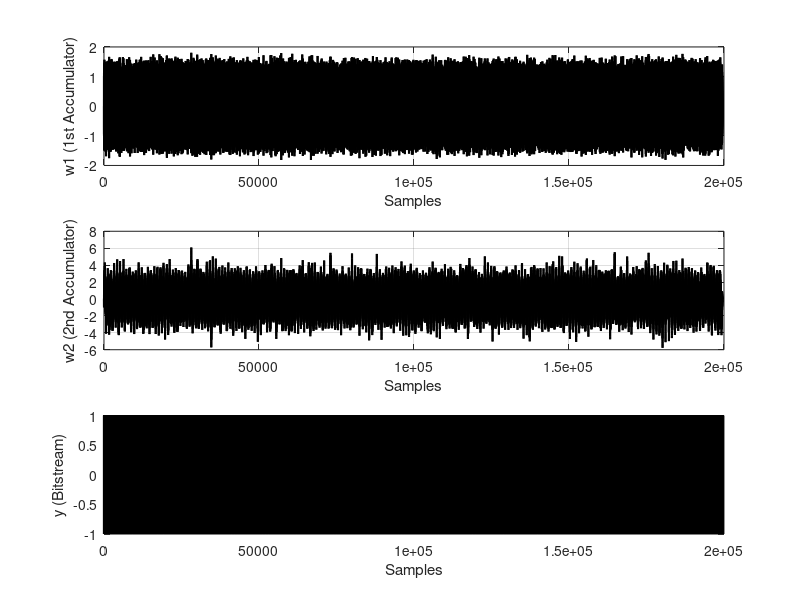

Recreate this plot in MATLAB. (Note: this script raises an error after producing the figure.)
% 2nd order sigma-delta with feed-forward loop filter

clear all; close all;

%%% [MOD] === Exercise 2.4: FF MOD2 -- 1st acc shape, scaling, delay-less ===

% Input and sampling definitions
fin        = 1.003;  % input frequency (kHz)
fs         = 1000;   % sampling frequency (kHz)
amplitude  = 0.7;
offset     = 0.00;
nr_periods = 200;

N = round(nr_periods*fs/fin);

in = offset + amplitude*sin(2*pi*[1:N]/(fs/fin));

% Pre-allocation of vectors
y = zeros(1,N); w1 = y; w2 = y; w12 = y; y(1) = 1;

% Feed Forward filter coefficients (unscaled baseline)
b1 = 1; b2 = 1;
c1 = 2; c2 = 1;

% Main modulator Loop
for a = 2:N
    w2(a)  = w2(a-1) + b2*w1(a-1);
    w1(a)  = w1(a-1)  + b1*(in(a-1) - y(a-1));
    w12(a) = c1*w1(a) + c2*w2(a);
    y(a)   = 2*(w12(a)>=0)-1;
end

%************************************************************************
% Time domain output (unscaled)
%************************************************************************

figure(1);
subplot(3,1,1); plot(w1,'k','LineWidth',1.5);
xlabel('Samples'); ylabel('w1 (1st Accumulator)');  grid on;
subplot(3,1,2); plot(w2,'k','LineWidth',1.5);
xlabel('Samples'); ylabel('w2 (2nd Accumulator)');  grid on;
subplot(3,1,3); plot(y,'k','LineWidth',1.5);
xlabel('Samples'); ylabel('y (Bitstream)');  grid on;
sgtitle(sprintf('Unscaled FF MOD2 -- max|w1|=%.2f, max|w2|=%.2f', ...
                max(abs(w1)), max(abs(w2))));
saveas(gcf,'results/MOD2_FF_unscaled_time.png');

%************************************************************************
% Frequency domain output (unscaled)
%************************************************************************

fres = fs/N;

ffty = abs(fft(y'.*(kaiser(length(y),20))));
ffty = 20*log10(ffty/max(ffty)/sqrt(2));

figure(2);
semilogx((1:N/2)*fres,ffty(1:N/2),'-r','LineWidth',1);
grid on; xlabel('Frequency'); ylabel('Amplitude [dB]');
title('Output spectrum of the 2nd order feed forward sigma delta modulator');
saveas(gcf,'results/MOD2_FF_unscaled_spectrum.png');

%%% [MOD] Report unscaled swings to size the b1, b2 coefficients
maxw1_orig = max(abs(w1));
maxw2_orig = max(abs(w2));
fprintf('\n[Unscaled FF] max|w1| = %.3f V, max|w2| = %.3f V\n', maxw1_orig, maxw2_orig);

%%% [MOD] === Scaling to keep |w1|, |w2| < 0.2 V at A = 0.7 V ===============
%%% [MOD] Slide 22: c* = c*b2 keeps H(z) = b1*b2*H_orig(z), so a 1-bit Q
%%% [MOD] preserves NTF and STF after scaling.
target = 0.2;
b1_s = target / maxw1_orig;
b2_s = target / (b1_s * maxw2_orig);
c1_s = c1 * b2_s;            % rescale FF path so loop transfer is unchanged
c2_s = c2;
fprintf('[Scaled FF]   b1* = %.4f, b2* = %.4f, c1* = %.4f, c2* = %g\n', ...
        b1_s, b2_s, c1_s, c2_s);

%%% [MOD] Re-simulate with scaled coefficients
y_s  = zeros(1,N); y_s(1) = 1;
w1_s = zeros(1,N); w2_s = zeros(1,N); w12_s = zeros(1,N);
for a = 2:N
    w2_s(a)  = w2_s(a-1)  + b2_s*w1_s(a-1);
    w1_s(a)  = w1_s(a-1)  + b1_s*(in(a-1) - y_s(a-1));
    w12_s(a) = c1_s*w1_s(a) + c2_s*w2_s(a);
    y_s(a)   = 2*(w12_s(a)>=0)-1;
end
fprintf('[Scaled FF]   max|w1| = %.3f V, max|w2| = %.3f V\n', ...
        max(abs(w1_s)), max(abs(w2_s)));

figure(3);
subplot(3,1,1); plot(w1_s,'k','LineWidth',1.0);
xlabel('Samples'); ylabel('w1 [V]'); grid on; ylim([-0.3 0.3]);
subplot(3,1,2); plot(w2_s,'k','LineWidth',1.0);
xlabel('Samples'); ylabel('w2 [V]'); grid on; ylim([-0.3 0.3]);
subplot(3,1,3); plot(y_s,'k','LineWidth',1.0);
xlabel('Samples'); ylabel('y'); grid on;
sgtitle(sprintf('Scaled FF MOD2 -- max|w1|=%.3f, max|w2|=%.3f', ...
                max(abs(w1_s)), max(abs(w2_s))));
saveas(gcf,'results/MOD2_FF_scaled_time.png');

ffty_s = abs(fft(y_s' .* kaiser(length(y_s),20)));
ffty_s = 20*log10(ffty_s/max(ffty_s)/sqrt(2));

figure(4);
semilogx((1:N/2)*fres, ffty(1:N/2),  'r', 'LineWidth', 1.0); hold on;
semilogx((1:N/2)*fres, ffty_s(1:N/2),'b', 'LineWidth', 1.0); hold off;
grid on; xlabel('Frequency'); ylabel('Amplitude [dB]');
legend('unscaled','scaled', 'Location','southeast');
title('FF MOD2: spectrum unscaled vs scaled (STF + NTF check)');
saveas(gcf,'results/MOD2_FF_spectrum_compare.png');

%%% [MOD] === Delay-less 2nd accumulator =================================
%%% [MOD] Delay-less means w2 sees w1 of the CURRENT sample. To keep the
%%% [MOD] loop stable the FF gain c* must be reduced (here halved is fine).
y_dl  = zeros(1,N); y_dl(1) = 1;
w1_dl = zeros(1,N); w2_dl = zeros(1,N); w12_dl = zeros(1,N);
c1_dl = c1_s/2;     % rescale c* for delay-less 2nd integrator
for a = 2:N
    w1_dl(a)  = w1_dl(a-1) + b1_s*(in(a-1) - y_dl(a-1));
    w2_dl(a)  = w2_dl(a-1) + b2_s*w1_dl(a);          % delay-less: uses w1_dl(a)
    w12_dl(a) = c1_dl*w1_dl(a) + c2_s*w2_dl(a);
    y_dl(a)   = 2*(w12_dl(a)>=0)-1;
end
fprintf('[Delay-less FF, c1*/2]  max|w1| = %.3f V, max|w2| = %.3f V\n', ...
        max(abs(w1_dl)), max(abs(w2_dl)));

ffty_dl = abs(fft(y_dl' .* kaiser(length(y_dl),20)));
ffty_dl = 20*log10(ffty_dl/max(ffty_dl)/sqrt(2));

figure(5);
semilogx((1:N/2)*fres, ffty_s(1:N/2), 'b', 'LineWidth', 1.0); hold on;
semilogx((1:N/2)*fres, ffty_dl(1:N/2),'g', 'LineWidth', 1.0); hold off;
grid on; xlabel('Frequency'); ylabel('Amplitude [dB]');
legend('delayed 2nd acc','delay-less 2nd acc','Location','southeast');
title('FF MOD2: delayed vs delay-less 2nd accumulator');
saveas(gcf,'results/MOD2_FF_delayless.png');
